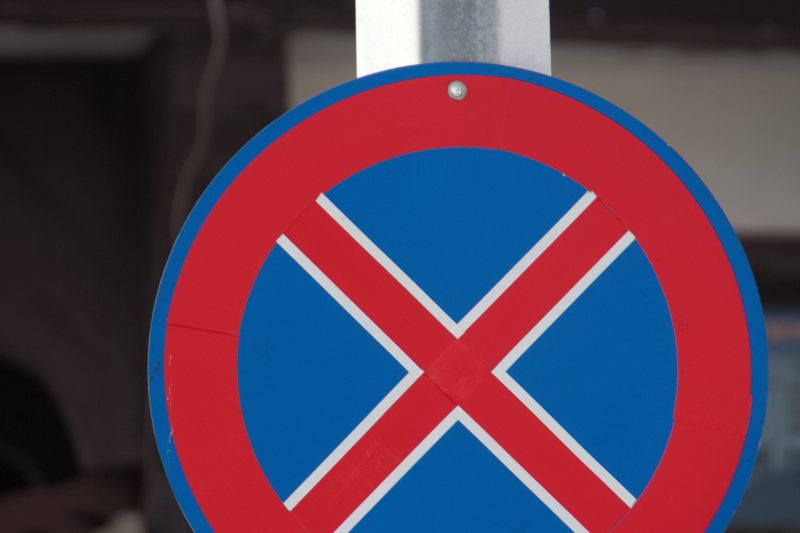
#> input picture 视觉/老师课件/数字图像处理-01-code- 绪论/codes/image2.png, 800 x 533 px
$ python 02_skimage_read_write_show_convert_image.py
#> lines starting #> are read from the running program, lines starting #| are printed output that depends on the picture
#基于scikit-image 实现图像的读取、显示、转存、信息可视化

from skimage import io, color
from skimage import data

# 1.Read image
img = io.imread('image2.png')
#> img is the input picture: shape (533, 800, 3); mean R, G, B 88.9, 63, 84.5
print('\n1--shape of the orginal image:',img.shape)
#| 1--shape of the orginal image: (533, 800, 3)
print('img type: ',type(img), ', number of pixles = ',img.size)
#| img type:  <class 'numpy.ndarray'> , number of pixles =  1279200
io.imshow(img)
io.show()


# 2.Write an image to a file
io.imsave('new_image2.bmp', img)


# 3.Convert the image to grayscale
gray_image = color.rgb2gray(img)
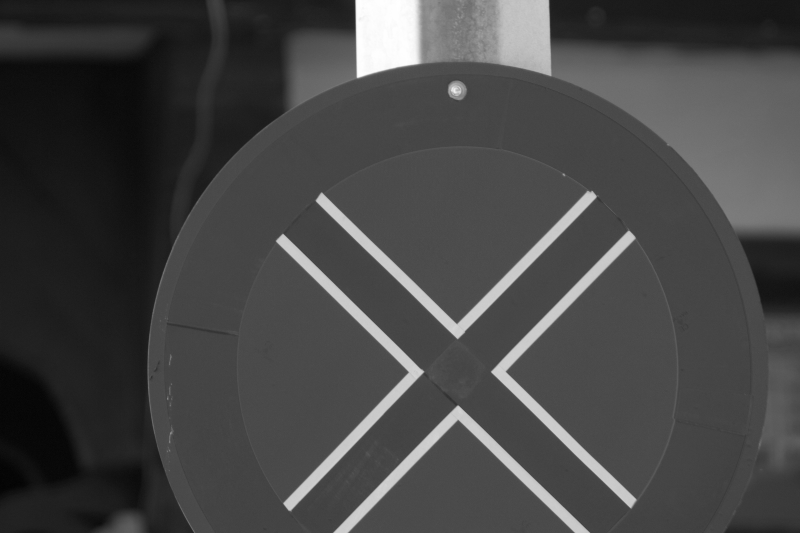
#> gray_image: shape (533, 800) float64; min 0.0118, max 1, mean 0.275
print('\n2--shape of the converted gray image:',gray_image.shape)
#| 2--shape of the converted gray image: (533, 800)
io.imshow(gray_image)
io.show()

# 4.Convert the image from RGB to HSV
hsv_image = color.rgb2hsv(img)
#> hsv_image: shape (533, 800, 3) float64; mean of channels 0, 1, 2 0.683, 0.55, 0.5
print('\n3--shape of the converted hsv image:',hsv_image.shape)
#| 3--shape of the converted hsv image: (533, 800, 3)
io.imshow(hsv_image)
#> (the run stopped early here; a loop or call above may not have finished)
